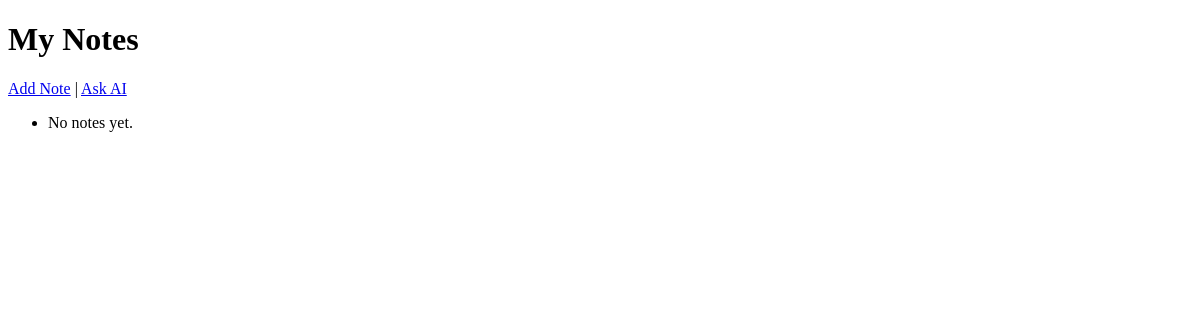
Before: / with the older database file.
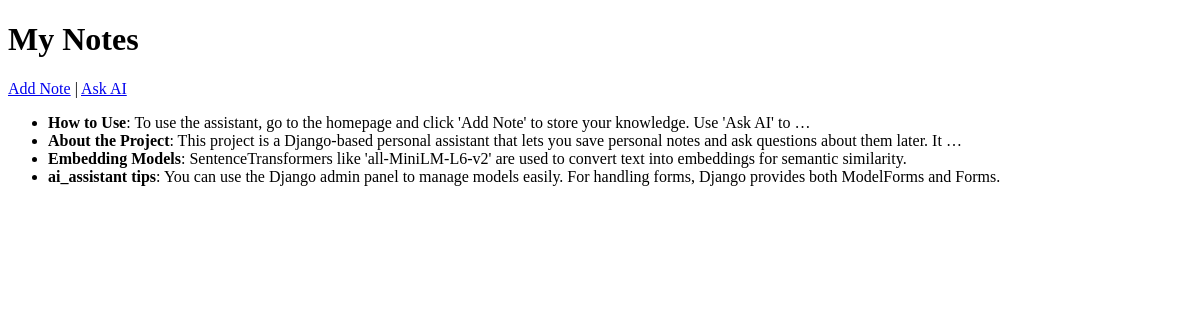
After: the same page with the newer database file.
### memoai/models.py (models this page shows, shortened)
class Notes(models.Model):
    title = models.CharField(max_length=200)
    content = models.TextField()
    created_at = models.DateTimeField(auto_now_add=True)

### memoai/views.py (the view)
# urls.py: 2. Add a URL to urlpatterns:  path('', views.home, name='home')
def home(request):
    notes = Notes.objects.all().order_by('-created_at')
    return render(request, 'home.html', {'notes': notes})

### memoai/templates/home.html (shortened to what this page needs)
<!DOCTYPE html>
<html>
<head>
</head>
<body>
    <h1>My Notes</h1>
    <a href="{% url 'add_note' %}">Add Note</a> | <a href="{% url 'ask_question' %}">Ask AI</a>
    <ul>
        {% for note in notes %}
            <li><strong>{{ note.title }}</strong>: {{ note.content|truncatewords:20 }}</li>
        {% empty %}
            <li>No notes yet.</li>
        {% endfor %}
    </ul>
</body>
</html>

Changed rows visible on the page:
added Notes: title "How to Use", content "To use the assistant, go to the homepage and click 'Add Note' to store your knowledge. Use 'Ask AI' to …"
added Notes: title "About the Project", content "This project is a Django-based personal assistant that lets you save personal notes and ask questions about them later. It …"
added Notes: title "Embedding Models", content "SentenceTransformers like 'all-MiniLM-L6-v2' are used to convert text into embeddings for semantic similarity."
added Notes: title "ai_assistant tips", content "You can use the Django admin panel to manage models easily. For handling forms, Django provides both ModelForms and Forms."
Other visible differences:
text no longer shown: "No notes yet."
